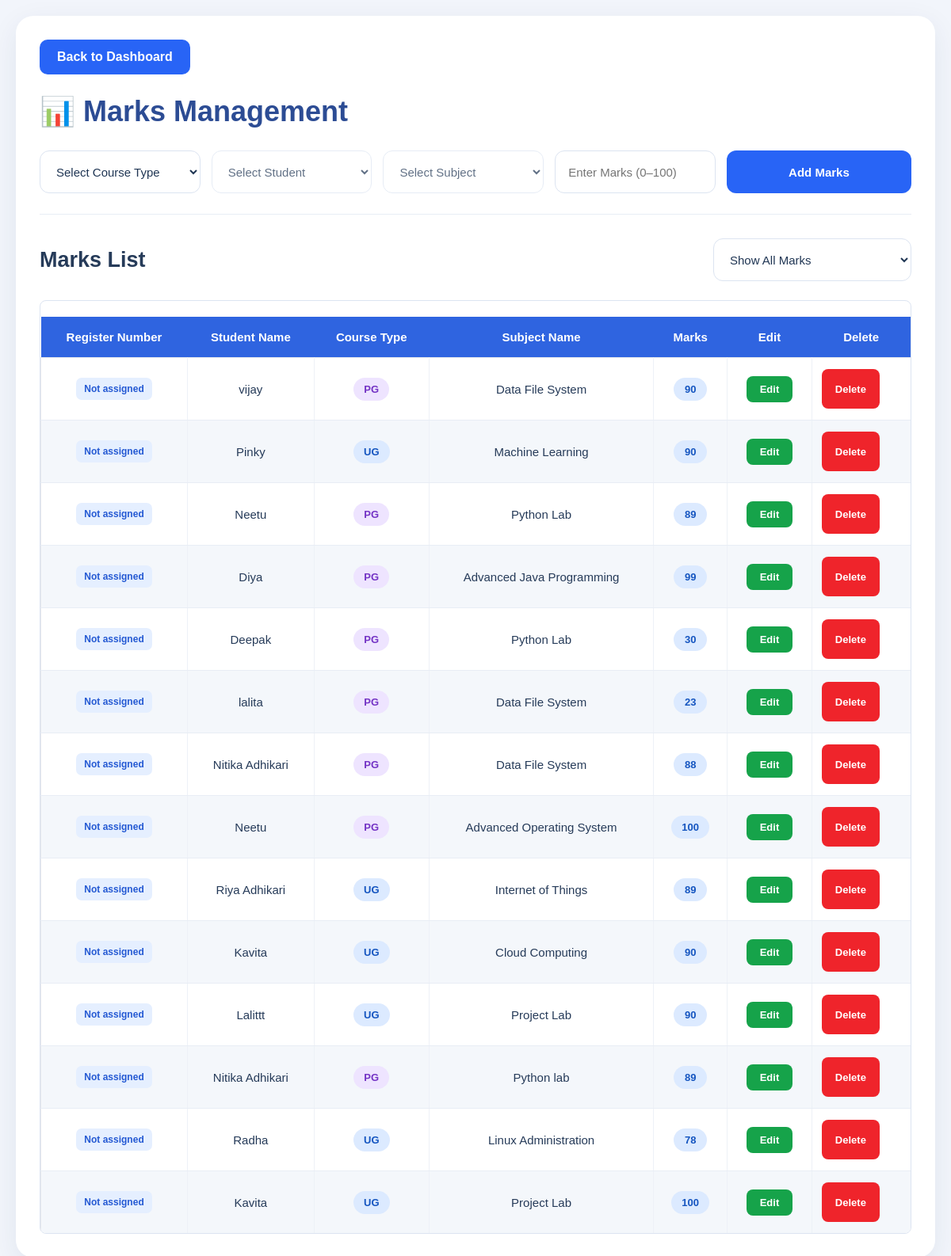
The page /marks on the database as committed earlier.
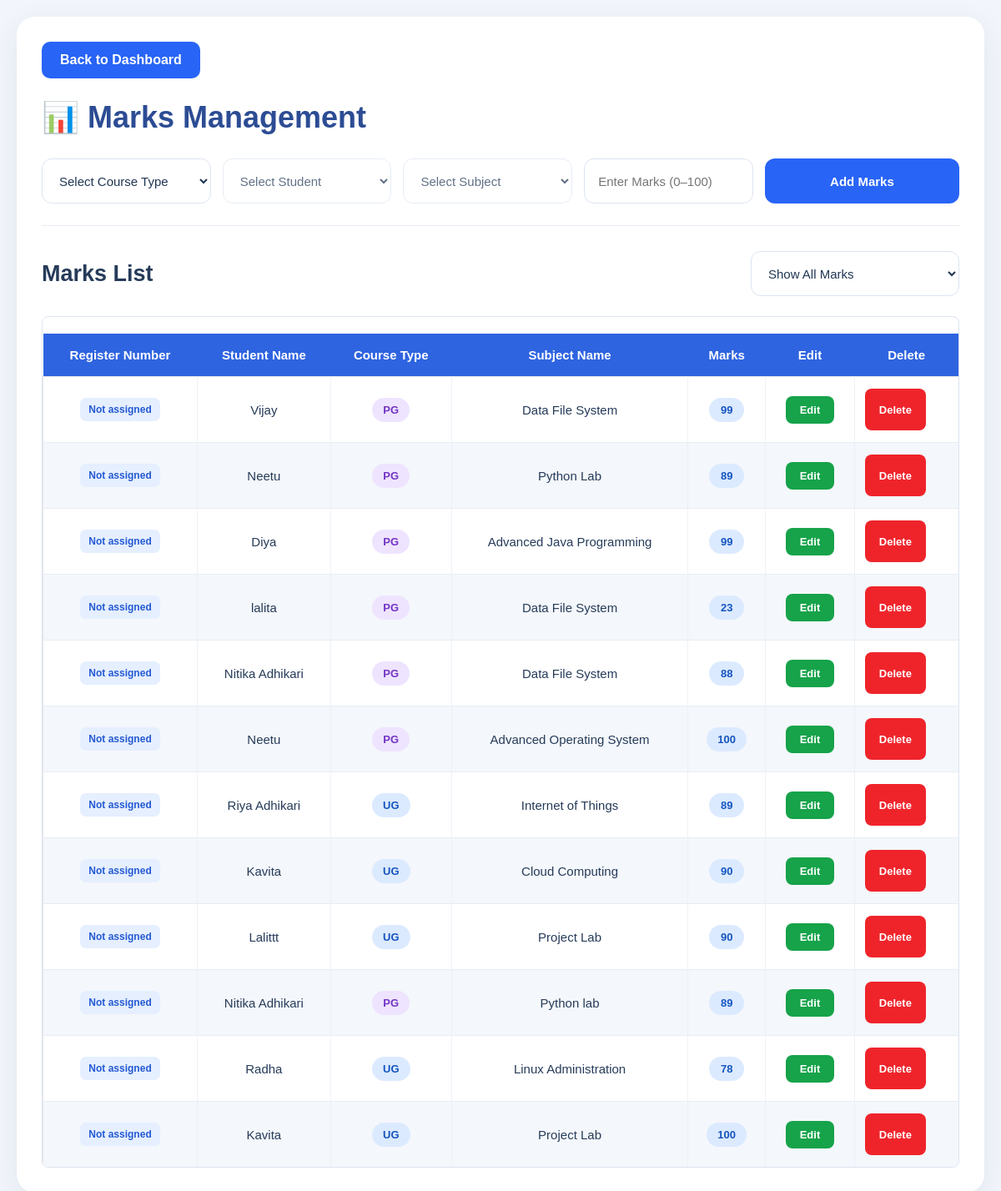
The same page on the database as committed later.
### tables this page shows
CREATE TABLE marks (
            id INTEGER PRIMARY KEY AUTOINCREMENT,
            student_name TEXT,
            subject_name TEXT,
            marks INTEGER,
            course_type TEXT
        );

### app.py (the view, shortened to what this page needs)
@app.route("/marks", methods=["GET", "POST"])
def marks():
    conn = get_db()
    course_type = valid_course_type(
        request.form.get("course_type") or
        request.args.get("course_type")
    )
    if course_type:
        students_data = conn.execute("""
            SELECT id, name, course_type, student_code
            FROM students
            WHERE UPPER(TRIM(COALESCE(course_type, 'UG'))) = ?
            ORDER BY name
        """, (course_type,)).fetchall()
        subjects_data = conn.execute("""
            SELECT id, subject_name, subject_code, student_name
            FROM subjects
            WHERE UPPER(TRIM(COALESCE(course_type, ''))) = ?
            ORDER BY subject_name
        """, (course_type,)).fetchall()
    else:
        students_data = []
        subjects_data = []
    marks_query = """
        WITH mark_rows AS (
            SELECT
                m.id,
                m.student_name,
                m.subject_name,
                m.marks,
                m.course_type,
                COALESCE(
                    NULLIF(UPPER(TRIM(m.course_type)), ''),
                    (
                        SELECT UPPER(TRIM(s.course_type))
                        FROM subjects s
                        WHERE LOWER(TRIM(s.student_name)) =
                              LOWER(TRIM(m.student_name))
                          AND LOWER(TRIM(s.subject_name)) =
                              LOWER(TRIM(m.subject_name))
                        ORDER BY s.id DESC
                        LIMIT 1
                    ),
                    ''
                ) AS display_course_type
            FROM marks m
        )
        SELECT
            mr.id,
            mr.student_name,
            mr.subject_name,
            mr.marks,
            mr.course_type,
            mr.display_course_type,
            st.student_code
        FROM mark_rows mr
        LEFT JOIN students st
            ON LOWER(TRIM(st.name)) =
               LOWER(TRIM(mr.student_name))
           AND UPPER(TRIM(COALESCE(st.course_type, 'UG'))) =
               mr.display_course_type
    """
    if course_type:
        marks_data = conn.execute(
            marks_query + """
                WHERE mr.display_course_type = ?
                ORDER BY mr.id DESC
            """,
            (course_type,)
        ).fetchall()
    else:
        marks_data = conn.execute(
            marks_query + """
                ORDER BY mr.id DESC
            """
        ).fetchall()
    conn.close()
    return render_template(
        "marks.html",
        students=students_data,
        subjects=subjects_data,
        marks_data=marks_data,
        course_type=course_type
    )

### app.py (called while the page is built)
def get_db():
    conn = sqlite3.connect(DB_PATH)
    conn.row_factory = sqlite3.Row
    return conn

def valid_course_type(value):
    value = (value or "").strip().upper()
    return value if value in ("UG", "PG") else ""

### templates/marks.html (shortened to what the changed rows need)
<!DOCTYPE html>
<html lang="en">
<head>
    <link rel="stylesheet"
          href="{{ url_for('static', filename='style.css') }}">
</head>
<body>
    <div class="page-container">
        <h1>📊 Marks Management</h1>
        <div class="list-header">
            <h2>Marks List</h2>
        </div>
        <div class="table-wrapper">
            <table>
                <thead>
                    <tr>
                        <th>Register Number</th>
                        <th>Student Name</th>
                        <th>Course Type</th>
                        <th>Subject Name</th>
                        <th>Marks</th>
                        <th>Edit</th>
                        <th>Delete</th>
                    </tr>
                </thead>
                <tbody>
                    {% for mark in marks_data %}
                    <tr>
                        <td>
                            <span class="student-code">
                                {{ mark['student_code'] or 'Not assigned' }}
                            </span>
                        </td>
                        <td>{{ mark['student_name'] }}</td>
                        <td>
                            {% set displayed_type =
                                mark['display_course_type']|default('', true)|upper %}
                            {% if displayed_type == 'UG' %}
                                <span class="course-badge">UG</span>
                            {% elif displayed_type == 'PG' %}
                                <span class="course-badge pg-badge">PG</span>
                            {% else %}
                                <span class="course-badge">—</span>
                            {% endif %}
                        </td>
                        <td>{{ mark['subject_name'] }}</td>
                        <td>
                            <span class="marks-badge">
                                {{ mark['marks'] }}
                            </span>
                        </td>
                        <td>
                            <a href="{{ url_for('edit_mark', id=mark['id']) }}"
                               class="edit-button">
                                Edit
                            </a>
                        </td>
                        <td>
                            <form method="POST"
                                  action="{{ url_for('delete_mark', id=mark['id']) }}"
                                  class="delete-form"
                                  style="margin:0;">
                                <button type="submit" class="delete-button">
                                    Delete
                                </button>
                            </form>
                        </td>
                    </tr>
                    {% else %}
                    <tr>
                        <td colspan="7" class="empty-state">
                            No marks found for this selection.
                        </td>
                    </tr>
                    {% endfor %}
                </tbody>
            </table>
        </div>
    </div>
</body>
</html>

Rows that differ between the two databases and show on the page:
removed marks: mark "Not assigned", student_name "vijay", shows "PG", subject_name "Data File System", marks "90"
removed marks: mark "Not assigned", student_name "Pinky", shows "UG", subject_name "Machine Learning", marks "90"
removed marks: mark "Not assigned", student_name "Deepak", shows "PG", subject_name "Python Lab", marks "30"
added marks: mark "Not assigned", student_name "Vijay", shows "PG", subject_name "Data File System", marks "99"
